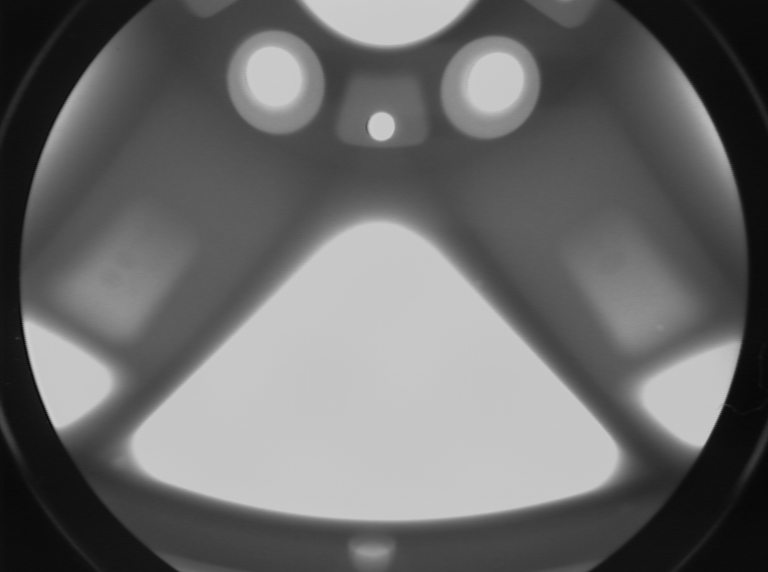
#> input picture keras_retinanet/utils/original.png, 768 x 572 px
$ python augment.py
#> lines starting #> are read from the running program, lines starting #| are printed output that depends on the picture
# cerate 10 more via cropping
from pudb import set_trace
import numpy as np
import cv2
from random import randint

image_file = "original.png"
reduction_fraction = 0.1
image = cv2.imread(image_file)
#> image is the input picture: shape (572, 768, 3); min 6, max 206, mean 105.9
height = image.shape[0]
#> height = 572
width = image.shape[1]
#> width = 768
print(height, width)
#| 572 768

max_delta_x = int(width * reduction_fraction/2)
#> max_delta_x = 38
max_delta_y = int(height * reduction_fraction/2)
#> max_delta_y = 28

delta_x = randint(0, max_delta_x)
#> delta_x = 24
delta_y = randint(0, max_delta_y)
#> delta_y = 24
print(delta_y, delta_x)
#| 24 24

new_width = int(width * (1 - reduction_fraction))
#> new_width = 691
new_height = int(height * (1 - reduction_fraction))
#> new_height = 514
print(new_height, new_width)
#| 514 691

set_trace()
#> (this line was passed over: pudb is not available in this run)
new_image = image[delta_y : delta_y + new_height, delta_x : delta_x + new_width, :]
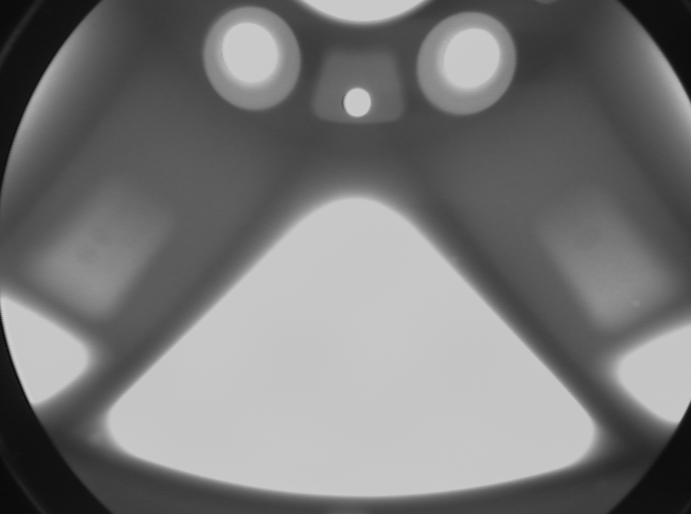
#> new_image: shape (514, 691, 3); min 10, max 206, mean 119.9

cv2.imwrite('cropped.png', new_image)
